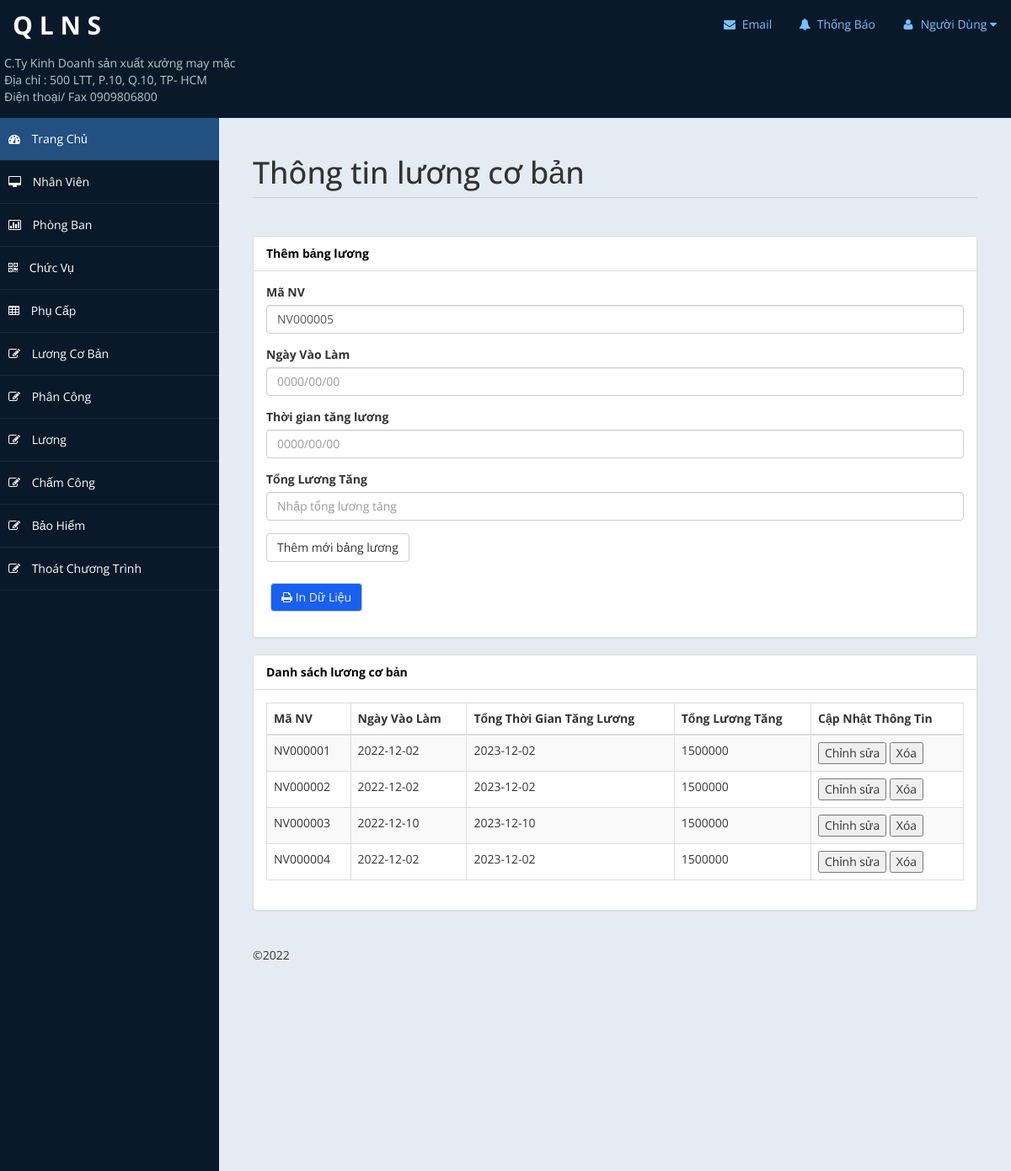
Screenshot of /admin/dsluongcoban.php with the database file from the repository.
### tables this page shows
CREATE TABLE `luongcoban` (
  `MaNV` char(20) NOT NULL,
  `NgayVaoLam` date NOT NULL,
  `ThoiGianTangLuong` date NOT NULL,
  `TongLuongTang` double NOT NULL
);

### admin/includes/dataluongcoban.php (called while the page is built, shortened)
<?php
class luongcobano{
	private $conn;
	private $table = "luongcoban";
	public function __construct($db){
		$this->conn = $db;
	}
	public function read(){
		$sql = "SELECT * FROM $this->table";
		$stmt = $this->conn->prepare($sql);
		$stmt->execute();
		return $stmt;
	}
	public function readMaNV()
	{
		$sql = " Select MaNV FROM luongcoban ORDER BY MaNV desc limit 1";
		$stmt = $this->conn->prepare($sql);
		$stmt->execute();
		$row = $stmt->fetch(PDO::FETCH_ASSOC);
		if($row){
			$lastMaNV  = $row['MaNV'];
		}
		else
		{
		 	$lastMaNV ='';
		}
		if($lastMaNV =="")
		{
			$MaNVid="NV000001";
		}
		else
		{
			$MaNVid=substr($lastMaNV,2);
			$MaNVid=intval($MaNVid);
			$MaNVid="NV". str_pad($MaNVid +1,6,"0",STR_PAD_LEFT);
		}
		return $MaNVid;
	}
}
?>

### admin/dsluongcoban.php (the view, shortened to what this page needs)
<?php
include "includes/dataluongcoban.php";
$database = new database();
$db = $database->connect();
$luongcobano = new luongcobano($db);
?>
<!DOCTYPE html>
<html xmlns="http://www.w3.org/1999/xhtml">
<head>
    <link href="assets/css/bootstrap.css" rel="stylesheet" />
    <link href="assets/css/font-awesome.css" rel="stylesheet" />
    <link href="assets/js/morris/morris-0.4.3.min.css" rel="stylesheet" />
    <link href="assets/css/custom-styles.css" rel="stylesheet" />
</head>
<body>
    <div id="wrapper">
        <?php
            include "header.php";
        ?>
        <?php
            include "sidebar.php";
        ?>
        <div id="page-wrapper">
            <div id="page-inner">
                <div class="row">
                    <div class="col-md-12">
                        <h1 class="page-header">
                            Thông tin lương cơ bản
                        </h1>
                    </div>
                </div>
                <div class="row">
                    <div class="col-lg-12">
                        <div class="panel panel-default">
                            <div class="panel-heading">
                          Thêm bảng lương
                            </div>
                            <div class="panel-body">
                            <div class="row">
                                <div class="col-lg-12">
                                    <form role="form" method="POST" action="">
                                    <div class="form-group">
                                            <label>Mã NV</label>
                                            <input name="MaNV" class="form-control"  value="<?php echo $luongcobano->readMaNV()?>">
                                        </div>
                                        <div class="form-group">
                                            <label>Ngày Vào Làm</label>
                                            <input name="NgayVaoLam" class="form-control" placeholder="0000/00/00">
                                        </div>
                                        <div class="form-group">
                                            <label>Thời gian tăng lương</label>
                                            <input name="ThoiGianTangLuong" class="form-control" placeholder="0000/00/00">
                                        </div>
                                        <div class="form-group">
                                            <label>Tổng Lương Tăng</label>
                                            <input name="TongLuongTang" class="form-control" placeholder="Nhập tổng lương tăng">
                                        </div>
                                        <button type="submit" class="btn btn-default">Thêm mới bảng lương</button>
                                        <br></br>
                                        <div class="color">
                                        <button style="background-color:#1860F1;color:#F2F3F5" type="submit" class="btn btn-default" href="" onclick="window.print();return false;"><i class="fa fa-print"></i> In Dữ Liệu</button>
                                        </div>
                                    </form>
                                </div>
                            </div>
                            </div>
                        </div>
                    </div>
                </div>
                <div class="row">
                    <div class="col-lg-12">
                        <div class="panel panel-default">
                            <div class="panel-heading">
                                Danh sách lương cơ bản
                            </div>
                            <div class="panel-body">
                                <div class="table-responsive">
                                    <table class="table table-striped table-bordered table-hover">
                                        <thead>
                                            <tr>
                                                <th>Mã NV</th>
                                                <th>Ngày Vào Làm</th>
                                                <th>Tổng Thời Gian Tăng Lương</th>
                                                <th>Tổng Lương Tăng</th>
												<th>Cập Nhật Thông Tin</th>
                                            </tr>
                                        </thead>
                                        <tbody>
                                            <?php
                                            $result = $luongcobano->read();
                                            $num = $result->rowCount();
                                            if($num>0){
                                                while($rows = $result->fetch()){
                                            ?>
                                            <tr>
                                                <td><?php echo $rows['MaNV'] ?></td>
                                                <td><?php echo $rows['NgayVaoLam'] ?></td>
                                                <td><?php echo $rows['ThoiGianTangLuong'] ?></td>
                                                <td><?php echo $rows['TongLuongTang'] ?></td>
                                                <td>
                                                <button data-toggle="modal" data-toggle="modal" data-target="#edit_employee<?php echo $rows['MaNV']?>">Chỉnh sửa
												</button>
                                                <button data-toggle="modal" data-toggle="modal" data-target="#delete_employee<?php echo $rows['MaNV']?>">Xóa</button>
												</td>
                                            </tr>
                                            <?php
                                                }
                                            }
                                            ?>
                                        </tbody>
                                    </table>
                                </div>
                            </div>
                        </div>
                    </div>
                </div>
				<footer><p>&copy;2022</p></footer>
            </div>
        </div>
    </div>
</body>
</html>

### admin/assets/css/custom-styles.css (style rules this page uses)
body { font-family: 'Open Sans', sans-serif; }
#wrapper { width: 100%; background:#09192A; }
#page-wrapper { padding: 15px 15px; min-height: 600px; background:#E5EBF2; }
#page-inner { width:100%; margin:10px 20px 10px 0px; background-color:transparent; padding:10px; min-height:1200px; }
h1, .h1, h2, .h2, h3, .h3 { margin-top: 7px; margin-bottom: -5px; }
p { font-size:16px; line-height:25px; padding-top:20px; }
.page-header { padding-bottom: 9px; margin: 10px 0 45px; border-bottom: 1px solid #C7D1DD; }
.panel-default > .panel-heading { color: #000; background-color: #FFFFFF; border-color: #ddd; font-weight:bold; }
footer p { font-size: 14px; }
@media (min-width:768px) { #page-wrapper { margin: 0 0 0 260px; padding: 15px 30px; min-height: 1200px; } }

### admin/header.php (style rules this page uses)
.color { color: #b3cbcb; padding: 5px; padding-bottom:15px; }

### rows the page displays
luongcoban: MaNV "NV000005", MaNV "NV000004", NgayVaoLam "2022-12-02", ThoiGianTangLuong "2023-12-02", TongLuongTang "1500000"
luongcoban: MaNV "NV000001", NgayVaoLam "2022-12-02", ThoiGianTangLuong "2023-12-02", TongLuongTang "1500000"
luongcoban: MaNV "NV000002", NgayVaoLam "2022-12-02", ThoiGianTangLuong "2023-12-02", TongLuongTang "1500000"
luongcoban: MaNV "NV000003", NgayVaoLam "2022-12-10", ThoiGianTangLuong "2023-12-10", TongLuongTang "1500000"
